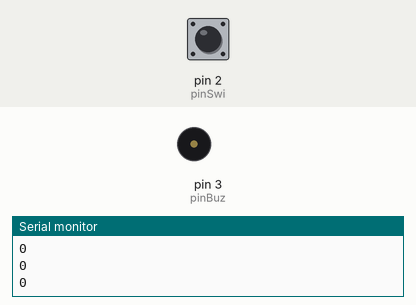
The sketch below on a simulated Arduino Uno, built with avr-gcc and run on an emulated ATmega328P. Parts: buzzer (waves = sounding, pin HIGH), the last lines printed to the serial monitor. The test bench sets the inputs (shaded band); at power-on: pin 2 (pinSwi) LOW.

Above: at 1.2 s.
1.3 s: pin 2 (pinSwi) pulled HIGH for 0.15 s
At 1.37 s:
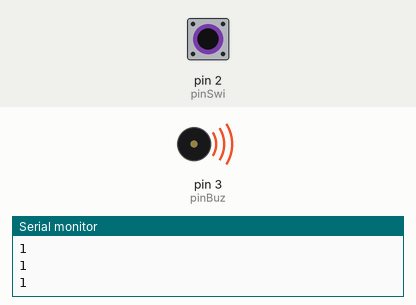
2.9 s: pin 2 (pinSwi) pulled HIGH for 3.2 s
At 6.9 s:
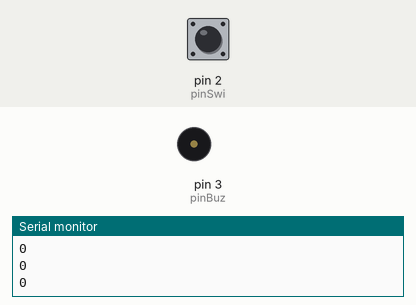
Timing chart, 0 to 8.4 s (numbered marks = the images above; inputs shaded):
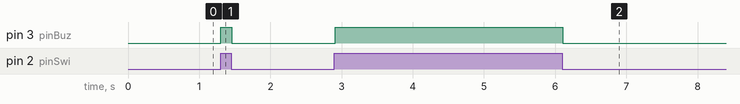

The sketch:

piezotest.ino
```cpp
    const int pinBuz = 3; //Buzzer Pin
    const int pinSwi = 2; // Push-button pin

    void setup() {
        Serial.begin(9500); // Opens Serial communication
        pinMode(pinBuz,OUTPUT); //Defines pinBuz as an Output
        pinMode(pinSwi,INPUT); // Defines pinSwi as an input
              }
    void loop () {
      int botao; // To save the last logic state of the button
      botao = digitalRead(pinSwi); //Put the reading value of the switch on botao
      Serial.println(botao); //Shows the logic state of the input on Serial Monitor
      if (botao == 1) // Pressed button, logic State HIGH (5V)
      {
      digitalWrite(pinBuz,1); //Switch pressed, buzzer on
      }else
      {
      digitalWrite(pinBuz,0); //If the switch isn’t pressed, buzzer off.
      }
      delay(10); //reading delay
                }


//const int BUTTON_PIN = 4; // Arduino pin connected to button's pin
//const int BUZZER_PIN = 3; // Arduino pin connected to Buzzer's pin
//
//void setup() {
//  Serial.begin(9600);                // initialize serial
//  pinMode(BUTTON_PIN, INPUT_PULLUP); // set arduino pin to input pull-up mode
//  pinMode(BUZZER_PIN, OUTPUT);       // set arduino pin to output mode
//}
//
//void loop() {
//  int buttonState = digitalRead(BUTTON_PIN); // read new state
//
//  if (buttonState == LOW) {
//    Serial.println("The button is being pressed");
//    digitalWrite(BUZZER_PIN, HIGH); // turn on
//  }
//  else
//  if (buttonState == HIGH) {
//    Serial.println("The button is unpressed");
//    digitalWrite(BUZZER_PIN, LOW);  // turn off
//  }
//}
```

Measured:
- after the input at 1.3 s, pin 3 (pinBuz): LOW → HIGH at once, → LOW 0.15 s later
- after the input at 2.9 s, pin 3 (pinBuz): LOW → HIGH at once, → LOW 3.2 s later
